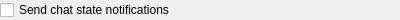
<?xml version="1.0" encoding="UTF-8"?>
<ui version="4.0">
 <class>StateOptionsWidgetClass</class>
 <widget class="QWidget" name="StateOptionsWidgetClass">
  <property name="geometry">
   <rect>
    <x>0</x>
    <y>0</y>
    <width>400</width>
    <height>19</height>
   </rect>
  </property>
  <layout class="QVBoxLayout" name="verticalLayout">
   <property name="margin">
    <number>0</number>
   </property>
   <item>
    <widget class="QCheckBox" name="chbEnableChatStates">
     <property name="text">
      <string>Send chat state notifications</string>
     </property>
    </widget>
   </item>
  </layout>
 </widget>
 <layoutdefault spacing="6" margin="11"/>
 <resources/>
 <connections/>
</ui>
